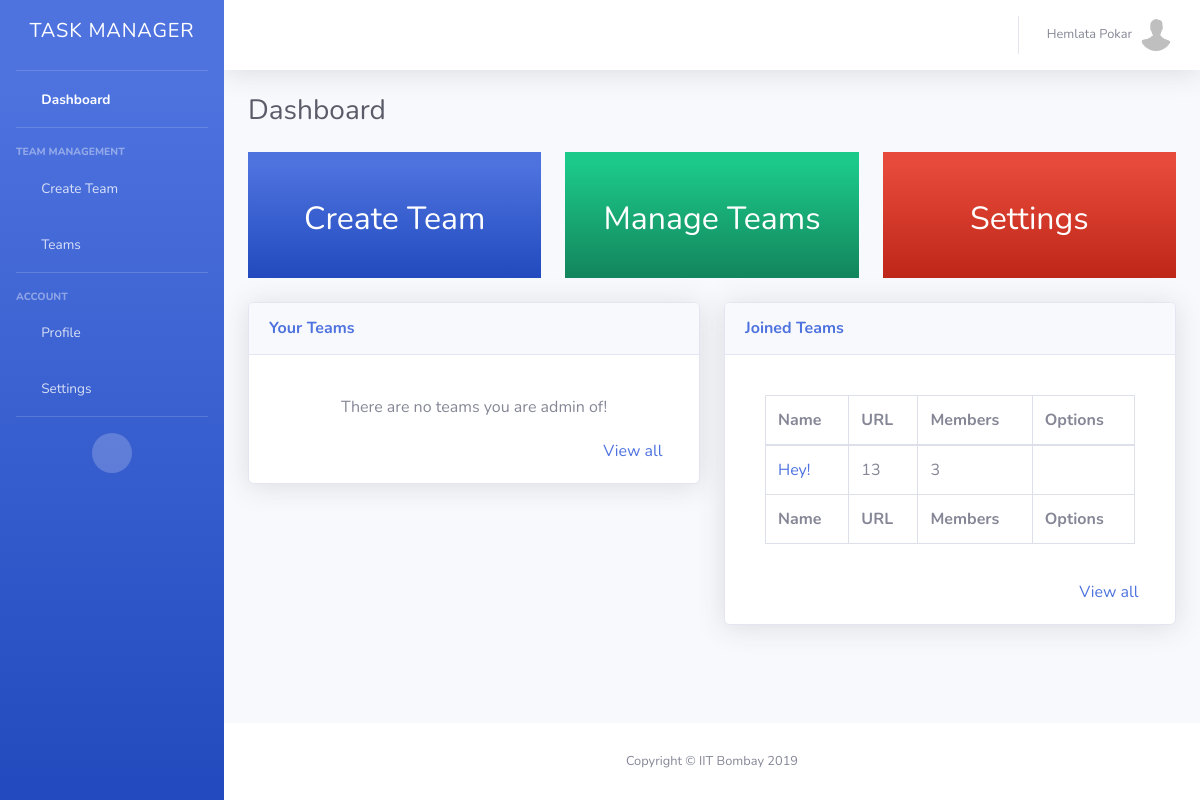
Before: / (signed in) with the older database file.
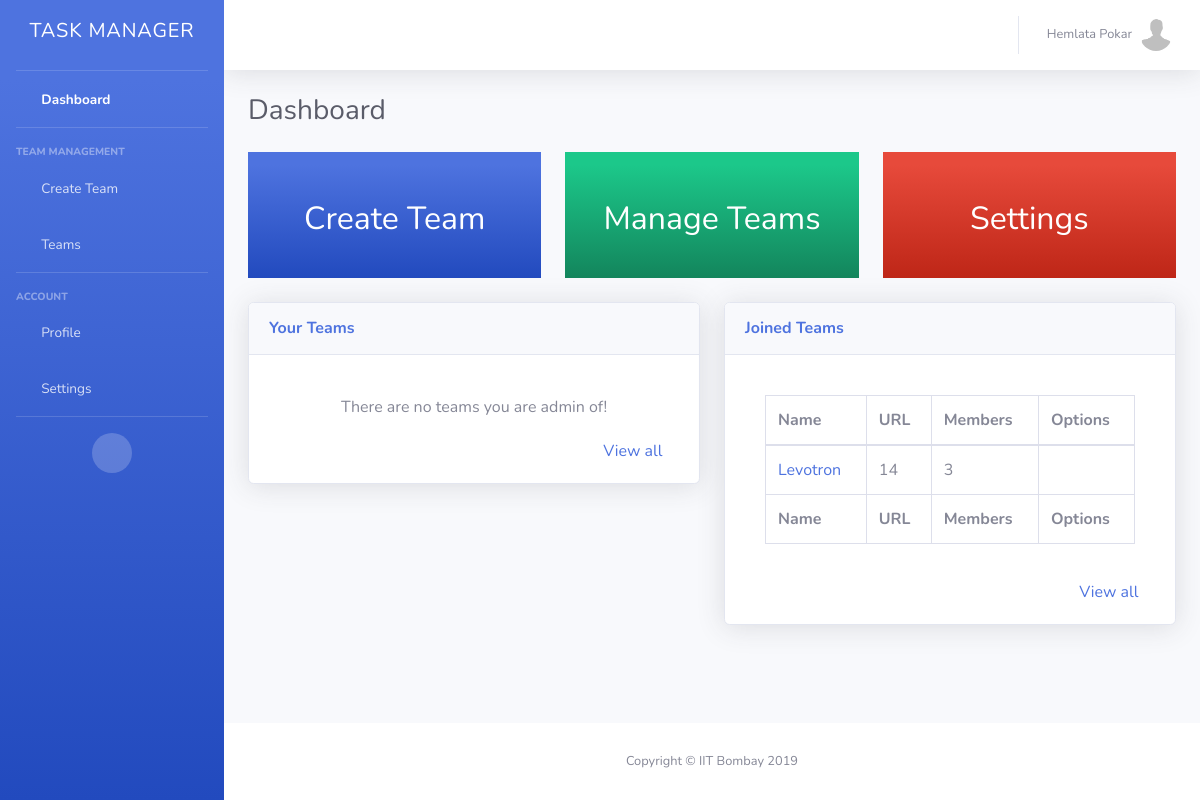
After: the same page with the newer database file.
### TM/models.py (models this page shows)
class Membership(models.Model):
    member = models.ForeignKey(UserProfile, on_delete=models.CASCADE)
    team = models.ForeignKey(Teams, on_delete=models.CASCADE)

class Teams(models.Model):
    id = models.AutoField(primary_key=True)
    name = models.CharField(max_length=400)
    url = models.CharField(max_length=400)
    admin = models.ForeignKey(UserProfile, on_delete=models.CASCADE)
    members = models.ManyToManyField(UserProfile, through='Membership', related_name="member")

### TM/views.py (the view, shortened to what this page needs)
# urls.py: path('', DashboardView.as_view(), name="dashboard"),
class DashboardView(LoginRequiredMixin, TemplateView):
    login_url = '/../login/'
    template_name = "dashboard.html"
    def get(self, request):
        user = request.user
        us = UserProfile.objects.get(user=user)
        teams = Teams.objects.filter(admin=us)
        joined_teams = Membership.objects.filter(member=UserProfile.objects.get(user=user))
        jt = None
        if joined_teams.all().count() == 1:
            jt = joined_teams.all()[0].team
        teams = teams[:5]
        joined_teams = joined_teams[:5]
        return render(request, self.template_name, {'teams': teams, 'us': us, 'user': user, 'joined_teams': joined_teams, 'jt': jt, 'notifications': get_notifications(us, 1)})

### TM/views.py (called while the page is built)
def get_notifications(user, unread):
    return MessageNotification.objects.filter(user=user, unread = unread)[:5]

### TM/templates/dashboard.html (shortened to what the changed rows need)
<!DOCTYPE html>
{% load static %}
<html lang="en">
<head>
  <link href="{% static 'vendor/fontawesome-free/css/all.min.css' %}" rel="stylesheet" type="text/css">
  <link href="{% static 'css/sb-admin-2.min.css' %}" rel="stylesheet">
</head>
<body id="page-top">
  <div id="wrapper">
    <div id="content-wrapper" class="d-flex flex-column">
      <div id="content">
        <div class="container-fluid">
          <div class="d-sm-flex align-items-center justify-content-between mb-4">
            <h1 class="h3 mb-0 text-gray-800">Dashboard</h1>
          </div>
          <div class="row">
            <div class="col-4 h-100">
          <a href="/create-team" style="text-decoration: none">
              <div class="px-3 h-100 py-5 bg-gradient-primary text-white text-center" >
                  <h2>Create Team</h2>
                </div>
              </a>
            </div>
            <div class="col-4">
                <a href="/teams/" style="text-decoration: none">
                <div class="px-3 py-5 bg-gradient-success text-white text-center" >
                    <h2>Manage Teams</h2>
                  </div>
                  </a>
            </div>
            <div class="col-4">
                <a href="/settings/" style="text-decoration: none">
                <div class="px-3 py-5 bg-gradient-danger text-white text-center" >
                    <h2>Settings</h2>
                  </div>
                  </a>
            </div>
      </div>
      <div class="row mt-4">
        <div class="col-6">
            <div class="card shadow mb-4">
                <div class="card-body">
                        <div class="card-body">
                                <div class="table-responsive">
                                  {%  if joined_teams.all.count == 1  %}
                                      {%  if jt.admin != us %}
                                      <table class="table table-bordered" id="dataTable1" width="100%" cellspacing="0">
                                          <thead>
                                                  <tr>
                                                    <th>Name</th>
                                                    <th>URL</th>
                                                    <th>Members</th>
                                                    <th>Options</th>
                                                  </tr>
                                                </thead>
                                                <tfoot>
                                                      <tr>
                                                        <th>Name</th>
                                                        <th>URL</th>
                                                        <th>Members</th>
                                                        <th>Options</th>
                                                      </tr>
                                                  </tfoot>
                                                  <tbody>
                                                          {%    for i in joined_teams.all  %}
                                                          {%  if i.team.admin != us %}
                                                      <tr>
                                                          <td><a href="/team/{{ i.team.url }}/dashboard/">{{  i.team.name   }}</a></td>
                                                          <td>{{  i.team.url   }}</td>
                                                          <td>{{  i.team.members.count }}</td>
                                                          <td><a href="/team/{{ i.team.url }}/dashboard/"><i class="fas fa-external-link-alt"></i></a></td>
                                                      </tr>
                                                        {%  endif %}
                                                      {%  endfor  %}
                                                  </tbody>
                                                  </table>
                                      {%  else  %}
                                        <div align="center">There are no teams you have joined!</div>
                                      {%  endif %}
                                                {%  else  %}
                                                <div align="center">There are no teams you have joined!</div>
                                                {%  endif %}
                                                </div>
                                              </div>
                </div>
              </div>
      </div>
</div>
        </div>
      </div>
    </div>
  </div>
</body>
</html>

Changed rows visible on the page:
removed Membership: team.name "Hey!", team "13", team.members.count "3"
added Membership: team.name "Levotron", team "14", team.members.count "3"
